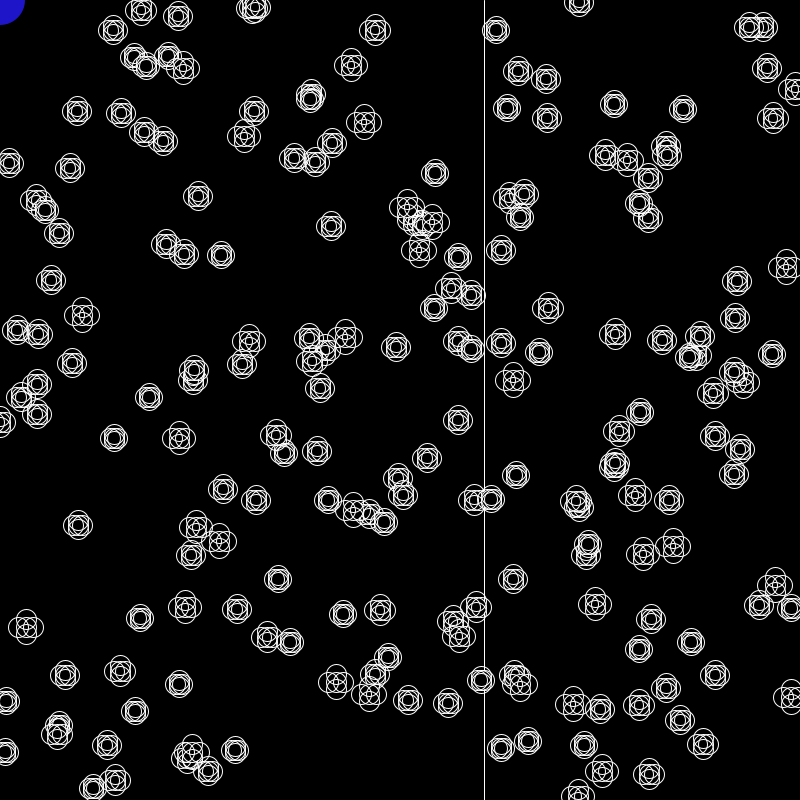
Frame 1 (no input)
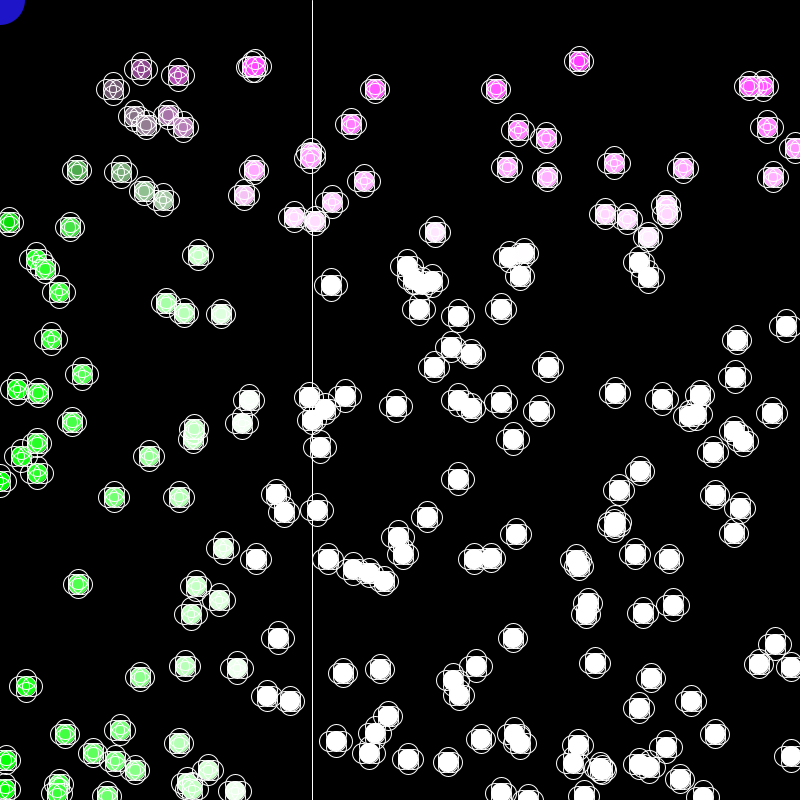
Frame 60 (the mouse pressed at the canvas centre just before this capture)
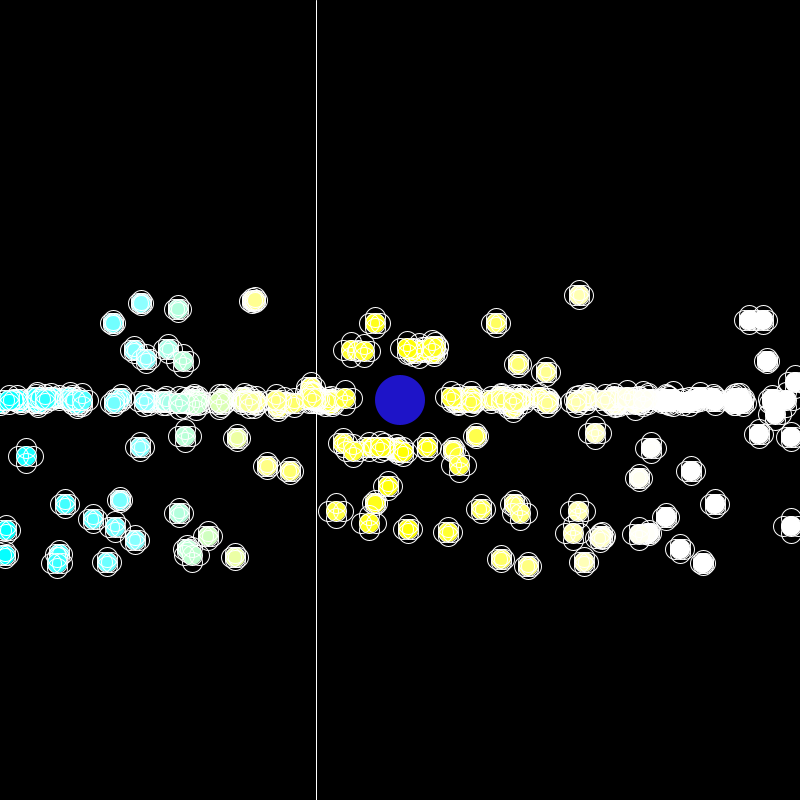
Frame 120 (the mouse held since frame 60 and released just before this capture)

The Processing sketch that drew these frames (run headless with seeded random() and noise(); from frame 60 on, the mouse is pressed at the canvas centre):

// Processing sketch: processing_83694
// ── processing_83694.pde

final int MAX = 200;

float xoff = 0.0;
float xoff2=0.0;
float pulse=0.01;
int [] posX;
int [] posY;
int [] wd;
int [] acc;
int [] accX;
int [] count;
int [] countB;
int [] accTemp;
int [] accXTemp;
int [] reelX;
int [] reelY;
int [] distX;
int [] distY;
int [] r;
int [] g;
int [] b;


void setup ()
{
  size (800, 800);
  posX = new int [MAX];
  posY = new int [MAX];
  wd = new int [MAX];
  acc = new int [MAX];
  count = new int [MAX];
  accX = new int [MAX];
  countB = new int [MAX];
  accTemp = new int [MAX];
  accXTemp = new int [MAX];
  reelX = new int [MAX];
  reelY = new int [MAX];
  distX = new int [MAX];
  distY = new int [MAX];
  r = new int [MAX];
  g = new int [MAX];
  b = new int [MAX];
  


  countB = initIntArray (0, 0);
  accX = initIntArray (2, 6);
  count = initIntArray (0, 0);
  acc = initIntArray (1, 1);
  posX = initIntArray (0, width);
  posY = initIntArray (0, height);
  wd = initIntArray (0, height);
}

void draw()
{
  backsetup ();
  keyPressedX();
  beat ();
  circ ();
  mouseVortex();
  trackDist();
  colorRange();
  collision();
}

void collision ()
{
 for (int i=0; i<posX.length; i++)
{
 if (distY[i] <= 50 && distY [i] >= - 50 && distX[i] <= 50 && distX[i] >= -50)
 {
   acc [i] = -acc[i];
   accX [i] = -accX [i];
 }
// if (mouseY + 50 >= posY [i])
// {
//   
// }
// if (mouseX + 50 <= posY [i])
// {
//   
// }
// if (mouseX + 50 >= posY [i])
// {
//   
// }
} 
  
}

void colorRange ()
{
  for (int i= 0; i<posX.length; i++)
  {
   r [i] = posX [i];
   g [i] = posY [i];
   b [i] = abs (mouseX-posX [i]); 
    
    
  }
  
  
}
void mouseVortex()
{
  if (mousePressed == true)
  {
    for (int i = 0; i< posX.length; i++)
    {
      accTemp [i] = acc [i];
      accXTemp [i] = accX [i];
      reelY [i] = abs(1/acc[i])/10;
      reelX [i] = abs(1/accX [i])/10;
    }
  }
//if (mouseDragged == true)
//{
//    for (int i = 0; i<posX.length; i++)
//    {
//      posY [i] = posY [i] + (distY [i] * reelY [i]);
//      posX [i] = posX [i] + (distX [i] * reelX [i]);
//    }
//  }
for (int i =0; i < posX.length; i++)
{
      if (mousePressed == true)
      {
        if (mouseY < posY [i])
        {
          acc [i] = -4;
        }
        if (mouseY > posY [i])
        {
          acc [i] = 4;
        }
        if (mouseX < posX [i])
        {
          accX [i] = -4;
        }
        if (mouseX > posX [i])
        {
          accX [i] = 4;
        }
      }
  }
}
void trackDist()
{
  for (int i = 0; i<posX.length; i++)
  {
    distX [i] = mouseX - posX [i];
    distY [i] = mouseY - posY [i];
  }
}
void mouseReleased ()
{
  for (int i =0; i<posX.length; i++)
  {
    acc [i] = int(random(2,6));/*accTemp [i];*/
    accX [i] = int(random(2,6));/*accXTemp [i];*/
  }
}

void keyPressedX()
{
  noCursor();
  noStroke();
  fill (30, 20, 200);
  ellipse (mouseX, mouseY, 50, 50);
  for (int i =0; i < posY.length; i++)
  {
    if (keyPressed == true)
    {
      countB [i] = countB [i] + 1;
    }
    if (countB [i] >= 3)
    {
      posX [i] = posX [i] + accX[i];
      if (posX [i] >= width || posX [i] <=0)
      {
        accX[i] = -accX[i];
      }

      //    if (posX [i] - 25 <= mouseX && mouseY == posY [i])
      //    {
      //      posX [i] = posX [i] + accX[i];
      //    }
      //    if (mouseX <= posX [i] + 25 && mouseY == posY [i])
      //    {
      //      posX [i] = posX [i] + accX[i];
      //    }
    }
  }
}
//void mouseDragged ()
//{
//    for (int i = 0; i<posX.length; i++)
//    {
//      posY [i] = posY [i] + (distY [i] * reelY [i]);
//      posX [i] = posX [i] + (distX [i] * reelX [i]);
//    }
//  }
  
void circ ()
{
  for (int i = 0; i < posX.length; i++)
  {
    fill (255);
    fill(r[i],g[i],b [i]);
    ellipse (posX [i], posY [i], 20, 20);
    xoff2 = xoff2 + pulse;
    float t = noise(xoff2) * 10;
    pushStyle();
    stroke(255);
    noFill();
    //pulse ();
    ellipse (posX [i]+t, posY [i], 20, 20);
    ellipse (posX [i]-t, posY [i], 20, 20);
    ellipse (posX [i], posY [i]+ t, 20, 20);
    ellipse (posX [i], posY [i]-t, 20, 20);
    popStyle();

    //posX[i]= posX [i]+1;
    posY [i] = posY [i] + acc[i];

    if (posY [i] >= height || posY [i] <= 0)
    {
      acc[i] =-acc[i];
      count [i]= count [i]+1;
    }

    if (count [i] >= 3 && acc[i] > 0 && posY [i] >= height*.1)
    {
      acc [i] = int(random (2, 6));
      count [i] = 0;
    }
    if (count [i] >= 3 && acc[i] < 0 && posY [i] <= .9*height)
    {
      acc [i] = -int(random (2, 6));
      count [i] = 0;
    }
  }
}
void beat ()
{
  stroke(255);
  xoff = xoff + pulse;
  float n = noise(xoff) * width;
  line(n, 0, n, height);
}

void backsetup()
{
  background (0);
  smooth();
}

int[] initIntArray(int low, int high)
{
  int[] temp = {
  };
  for (int i = 0; i<MAX; i++)
  {
    temp = append(temp, int(random(low, high)));
  }
  return temp;
}
